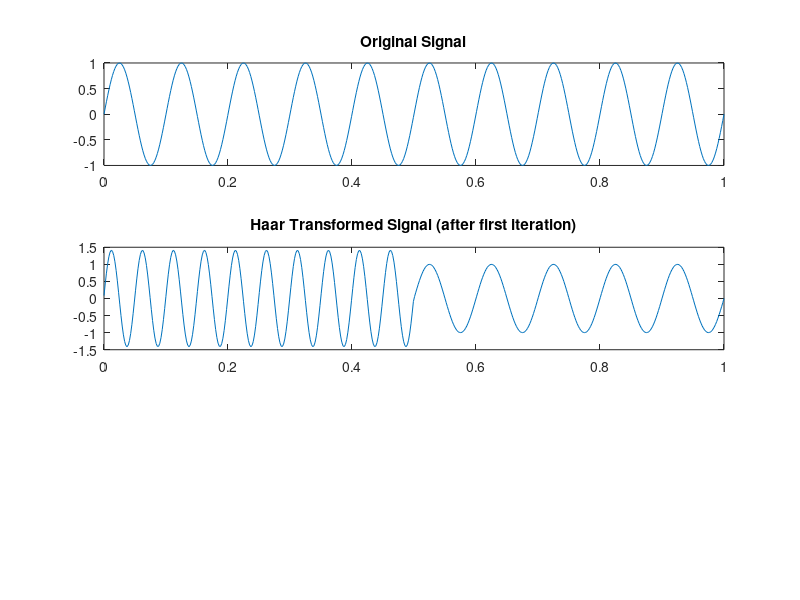

MATLAB code for this plot: (Note: this script raises an error after producing the figure.)
clear;clc;

% 生成时间向量和信号
t = linspace(0, 1, 2^9);  % 时间向量
signal1 = sin(2*pi*10*t); %+ 0.5*randn(size(t));  % 信号 1

% 计算 Haar 小波变换
n = length(signal1);
signal_haar = signal1;  % 初始信号

tic
% 进行 Haar 小波变换
% while mod(n, 2) == 0
    temp = zeros(1, n/2);
    for i = 1:n/2
        temp(i) = (signal_haar(2*i-1) + signal_haar(2*i)) / sqrt(2);  % 近似部分
        signal_haar(i) = (signal_haar(2*i-1) - signal_haar(2*i)) / sqrt(2);  % 细节部分
    end
    signal_haar(1:n/2) = temp;  % 更新信号
    n = n / 2;
% end
toc

% 绘制信号和 Haar 小波变换后的结果
figure;

subplot(3, 1, 1);
plot(t, signal1);
title('Original Signal');

subplot(3, 1, 2);
plot(t(1:length(signal_haar)), signal_haar);
title('Haar Transformed Signal (after first iteration)');

% 这里只展示了第一次变换后的近似与细节部分


%% 下面使用CUDA
tic
[outdata] = wavelet_gpu(signal1','haar');
toc
subplot(3, 1, 3);
plot(t(1:length(outdata)), outdata);
title('Haar Transformed Signal (after first iteration)');